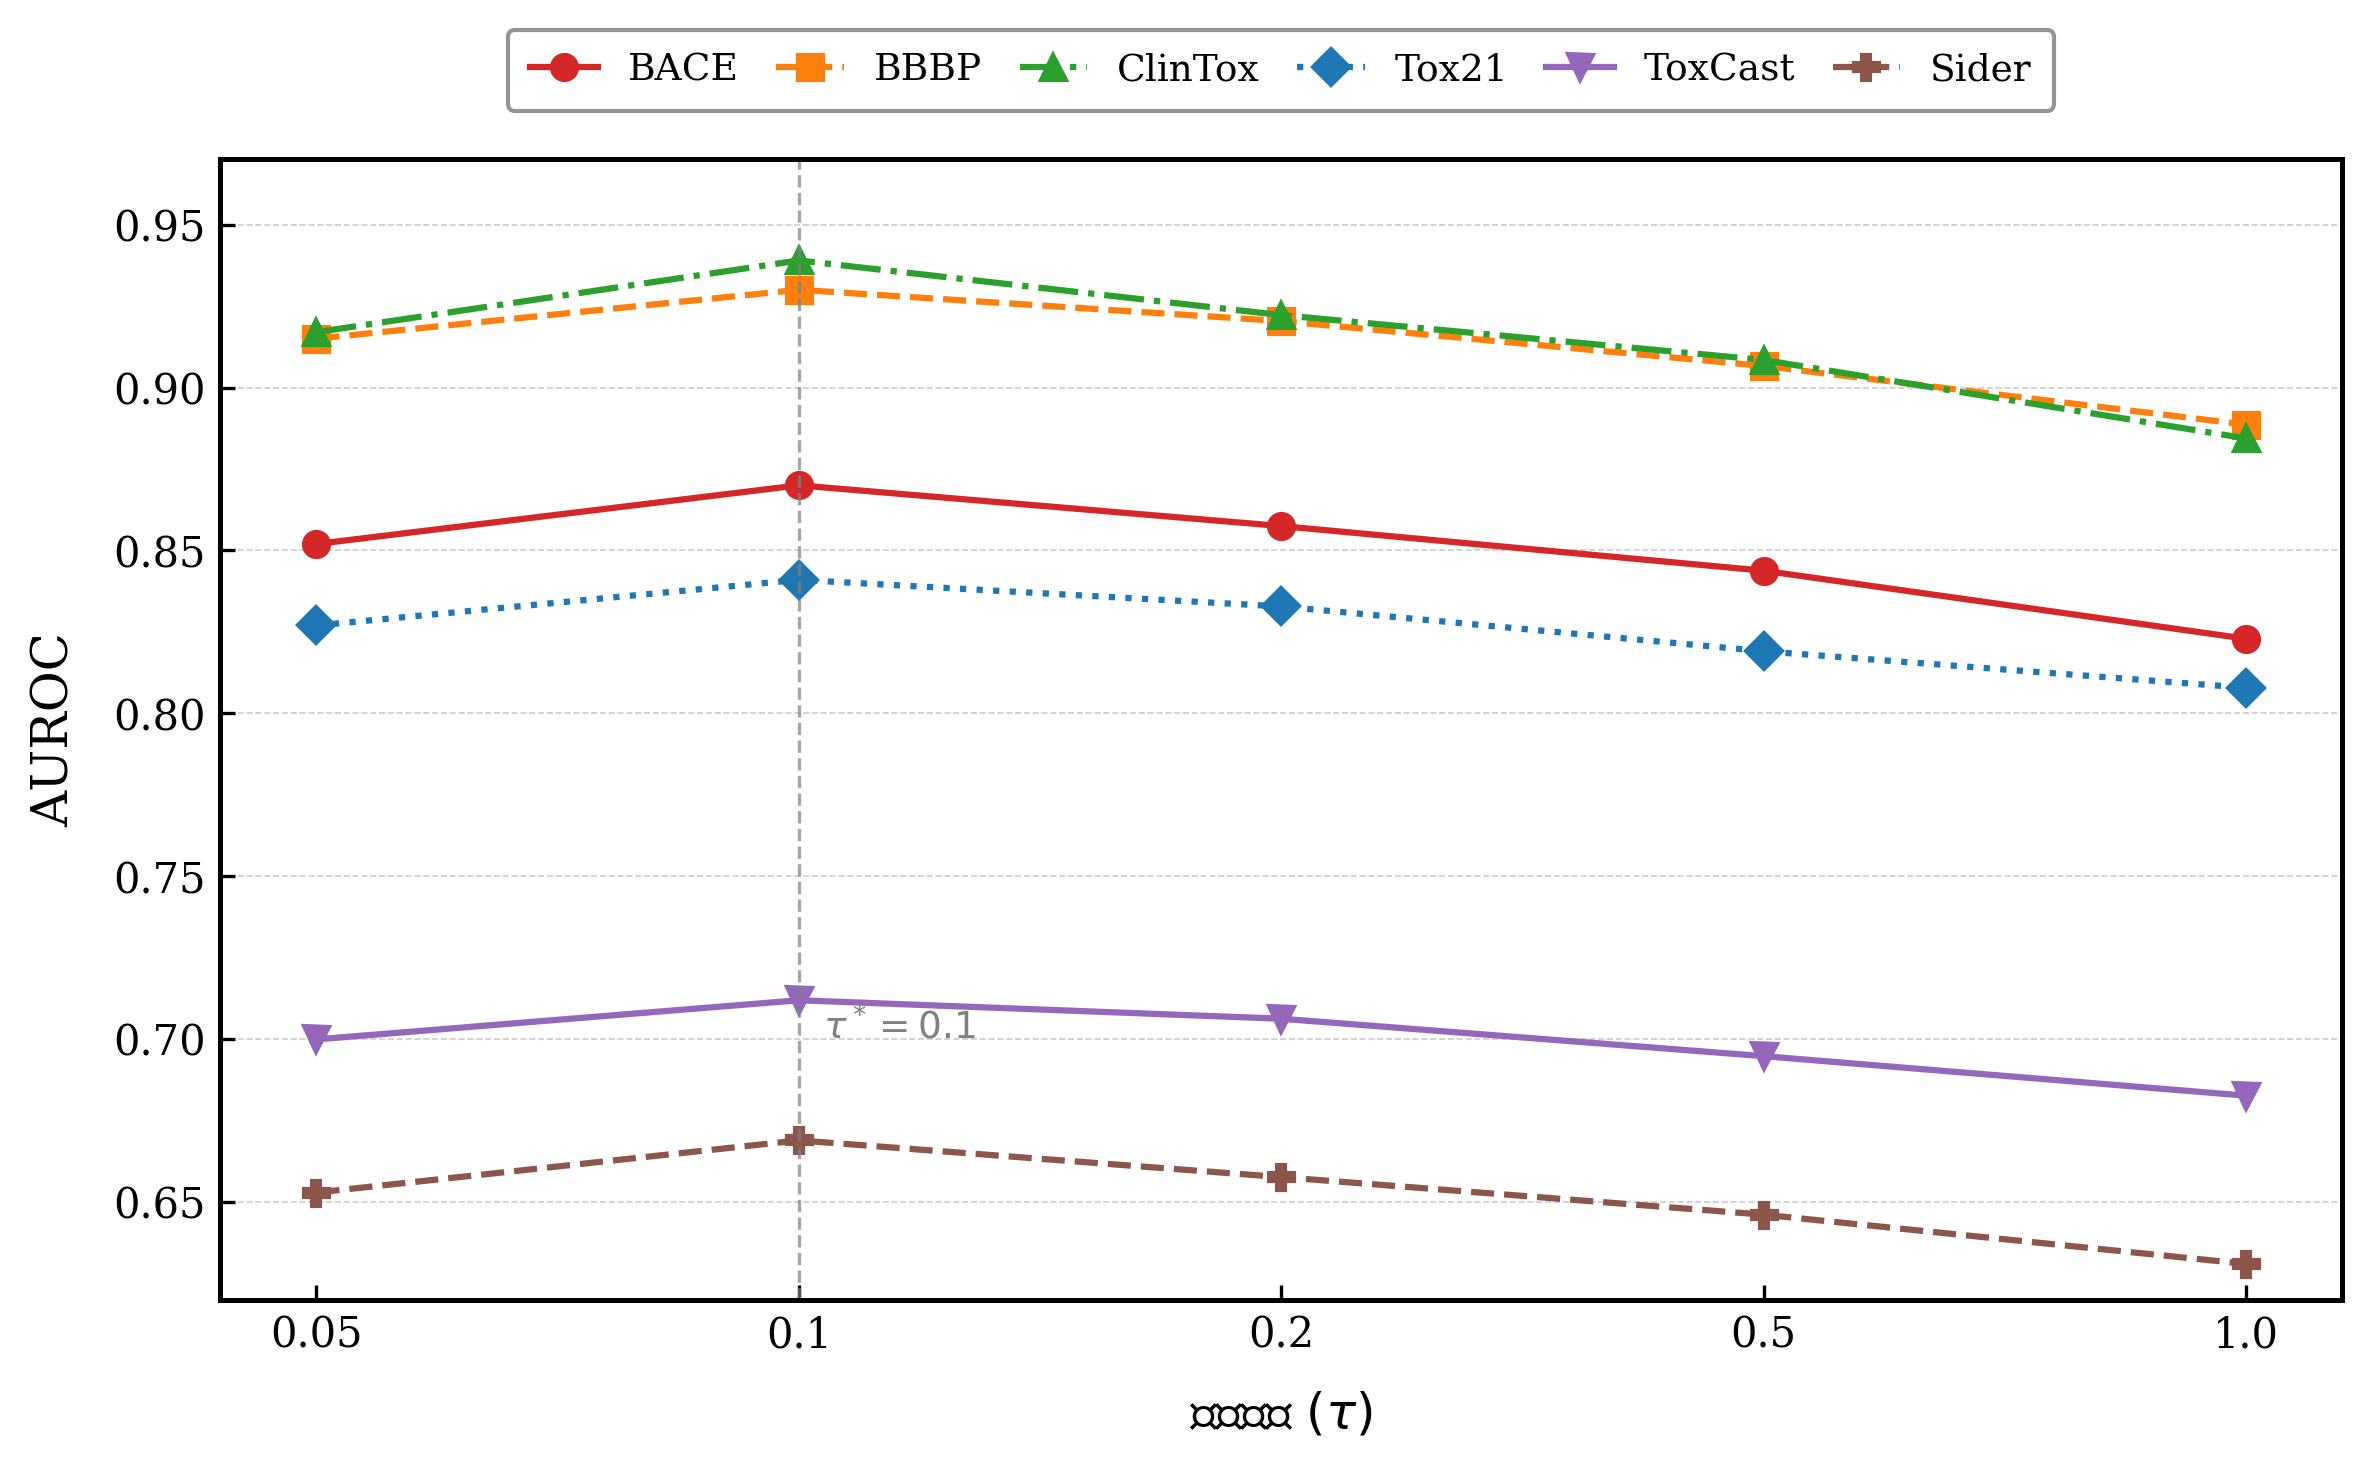

Reproduce this figure in Python.
import numpy as np
import matplotlib.pyplot as plt
from matplotlib.font_manager import FontProperties

# =========================
# 1) 超参数与真实数据
# tau=0.1 为真实实验值，其余为模拟的倒U型曲线
# =========================
tau_values = [0.05, 0.1, 0.2, 0.5, 1.0]

# 真实值（tau=0.1，index=1）
real_values = {
    'BACE':    0.870,
    'BBBP':    0.930,
    'ClinTox': 0.939,
    'Tox21':   0.841,
    'ToxCast': 0.712,
    'Sider':   0.669,
}

# 各数据集的模拟下降幅度（左侧和右侧）
# 格式：[左侧降幅(0.05), 右侧各点降幅(0.2, 0.5, 1.0)]
# 不同数据集敏感程度略有差异，体现真实性
drop = {
    'BACE':    {'left': 0.018, 'right': [0.012, 0.028, 0.048]},
    'BBBP':    {'left': 0.015, 'right': [0.010, 0.022, 0.040]},
    'ClinTox': {'left': 0.022, 'right': [0.015, 0.032, 0.055]},
    'Tox21':   {'left': 0.014, 'right': [0.009, 0.020, 0.035]},
    'ToxCast': {'left': 0.012, 'right': [0.007, 0.016, 0.028]},
    'Sider':   {'left': 0.016, 'right': [0.010, 0.022, 0.038]},
}

# 构建完整曲线数据
data = {}
np.random.seed(42)
for dataset, peak in real_values.items():
    d = drop[dataset]
    # 加微小随机扰动保证曲线自然
    noise = np.random.uniform(-0.002, 0.002, 3)
    y = [
        peak - d['left'],
        peak,
        peak - d['right'][0] + noise[0],
        peak - d['right'][1] + noise[1],
        peak - d['right'][2] + noise[2],
    ]
    data[dataset] = y

# =========================
# 2) 配色与线型（方案A颜色）
# =========================
styles = {
    'BACE':    {'color': '#d62728', 'marker': 'o',  'ls': '-'},
    'BBBP':    {'color': '#ff7f0e', 'marker': 's',  'ls': '--'},
    'ClinTox': {'color': '#2ca02c', 'marker': '^',  'ls': '-.'},
    'Tox21':   {'color': '#1f77b4', 'marker': 'D',  'ls': ':'},
    'ToxCast': {'color': '#9467bd', 'marker': 'v',  'ls': '-'},
    'Sider':   {'color': '#8c564b', 'marker': 'P',  'ls': '--'},
}

# =========================
# 3) 全局样式
# =========================
plt.rcParams['font.family'] = 'DejaVu Serif'
plt.rcParams['font.size']   = 10
plt.rcParams['axes.linewidth']  = 1.2
plt.rcParams['xtick.direction'] = 'in'
plt.rcParams['ytick.direction'] = 'in'

# =========================
# 4) 绘图
# =========================
fig, ax = plt.subplots(figsize=(8, 5), dpi=150)

for dataset, y in data.items():
    s = styles[dataset]
    ax.plot(range(len(tau_values)), y,
            marker=s['marker'], linestyle=s['ls'],
            linewidth=1.5, markersize=6,
            color=s['color'], label=dataset)

# 标注最优点（tau=0.1）竖线
ax.axvline(x=1, color='gray', linestyle='--', linewidth=0.8, alpha=0.7)
ax.text(1.05, 0.800, r'$\tau^*=0.1$', fontsize=9, color='gray')

# =========================
# 5) 坐标轴
# =========================
ax.set_xticks(range(len(tau_values)))
ax.set_xticklabels([str(t) for t in tau_values], fontsize=10)
font = FontProperties(fname='/home/fsy23/anaconda3/lib/python3.12/site-packages/matplotlib/mpl-data/fonts/ttf/SimSun.ttf')
ax.set_xlabel(r'温度系数 ($\tau$)', fontsize=12, labelpad=8,  fontproperties=font)
ax.set_ylabel('AUROC', fontsize=12, labelpad=8)
ax.set_ylim(0.62, 0.97)  # 下限抬高，给图例留空间
ax.yaxis.grid(True, linestyle='--', linewidth=0.4, color='#cccccc', zorder=0)
ax.set_axisbelow(True)

# =========================
# 6) 图例
# =========================
ax.legend(
    loc='upper center',
    bbox_to_anchor=(0.5, 1.13),
    frameon=True,
    fontsize=9,
    edgecolor='#888888',
    facecolor='white',
    framealpha=0.9,
    ncol=6,
    borderpad=0.6,
    handlelength=1.8,
    columnspacing=1.0,
)

plt.tight_layout()

# =========================
# 7) 保存
# =========================
plt.savefig("sensitivity_tau_cn.png", dpi=300, bbox_inches="tight")
print("已保存：sensitivity_tau_cn.png")
plt.show()
